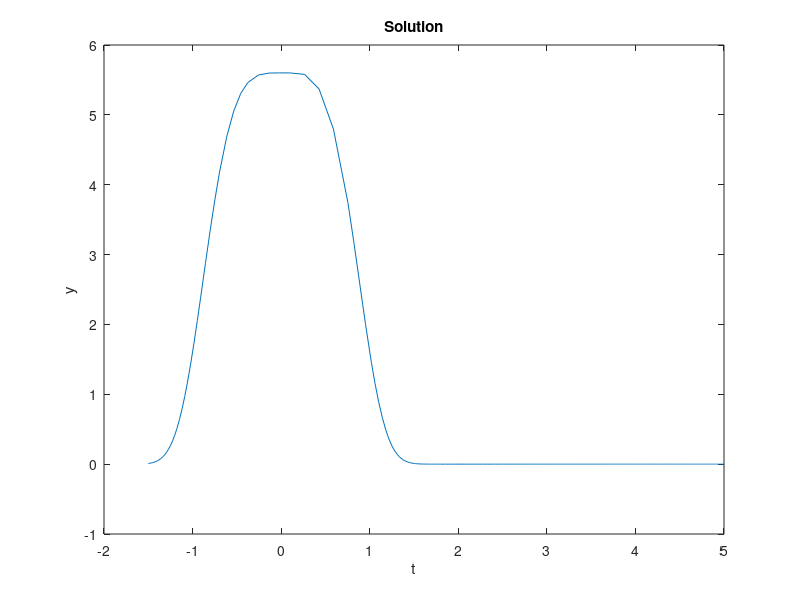

This chart was generated by the following MATLAB code:
clc;clear;
tspan = [-1.5 5];
y0 = 0.01;
[t,y] = ode45(@(t, y) -5*t^3*y, tspan, y0);

plot(t, y);
xlabel('t')
ylabel('y')
title('Solution');
